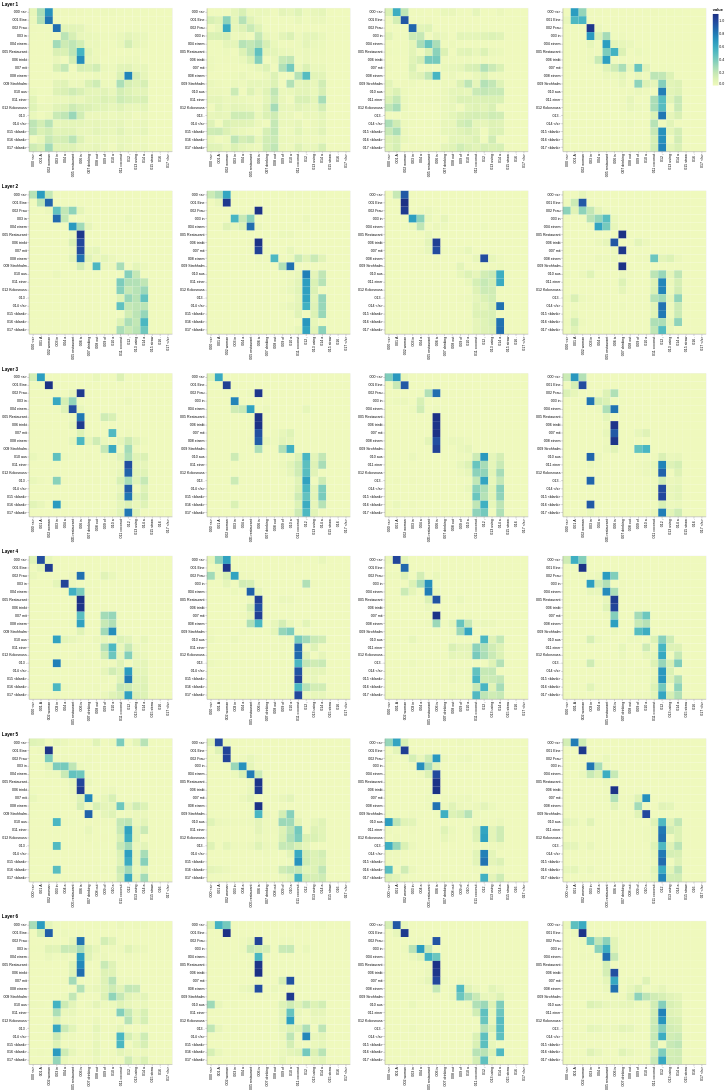

Notebook cell for this chart:
### Markdown cell above
## Decoder Src Attention

### Code cell
def viz_decoder_src():
    model, example_data = run_model_example(n_examples=1)
    example = example_data[len(example_data) - 1]

    layer_viz = [
        visualize_layer(
            model,
            layer,
            get_decoder_src,
            max(len(example[1]), len(example[2])),
            example[1],
            example[2],
        )
        for layer in range(6)
    ]
    return alt.hconcat(
        layer_viz[0]
        & layer_viz[1]
        & layer_viz[2]
        & layer_viz[3]
        & layer_viz[4]
        & layer_viz[5]
    )


show_example(viz_decoder_src)

### Figure 1 — Vega-Lite specification as saved in the notebook (floating-point values rounded to 4 significant figures; data arrays with more than 128 entries replaced by an {"elided": "..."} marker saying what was removed)
{"config": {"view": {"continuousWidth": 400, "continuousHeight": 300}}, "hconcat": [{"vconcat": [{"hconcat": [{"data": {"name": "data-10d4de95d46f086bcefb3055e4435b7f"}, "mark": "rect", "encoding": {"color": {"field": "value", "type": "quantitative"}, "tooltip": [{"field": "row", "type": "quantitative"}, {"field": "column", "type": "quantitative"}, {"field": "value", "type": "quantitative"}, {"field": "row_token", "type": "nominal"}, {"field": "col_token", "type": "nominal"}], "x": {"axis": {"title": ""}, "field": "col_token", "type": "nominal"}, "y": {"axis": {"title": ""}, "field": "row_token", "type": "nominal"}}, "height": 400, "selection": {"selector101": {"type": "interval", "bind": "scales", "encodings": ["x", "y"]}}, "width": 400}, {"data": {"name": "data-945d94dfea3c80e6c2d8ca0579f8081f"}, "mark": "rect", "encoding": {"color": {"field": "value", "type": "quantitative"}, "tooltip": [{"field": "row", "type": "quantitative"}, {"field": "column", "type": "quantitative"}, {"field": "value", "type": "quantitative"}, {"field": "row_token", "type": "nominal"}, {"field": "col_token", "type": "nominal"}], "x": {"axis": {"title": ""}, "field": "col_token", "type": "nominal"}, "y": {"axis": {"title": ""}, "field": "row_token", "type": "nominal"}}, "height": 400, "selection": {"selector103": {"type": "interval", "bind": "scales", "encodings": ["x", "y"]}}, "width": 400}, {"data": {"name": "data-9c5c7a0df0ad51aeffd470bde9c7c192"}, "mark": "rect", "encoding": {"color": {"field": "value", "type": "quantitative"}, "tooltip": [{"field": "row", "type": "quantitative"}, {"field": "column", "type": "quantitative"}, {"field": "value", "type": "quantitative"}, {"field": "row_token", "type": "nominal"}, {"field": "col_token", "type": "nominal"}], "x": {"axis": {"title": ""}, "field": "col_token", "type": "nominal"}, "y": {"axis": {"title": ""}, "field": "row_token", "type": "nominal"}}, "height": 400, "selection": {"selector105": {"type": "interval", "bind": "scales", "encodings": ["x", "y"]}}, "width": 400}, {"data": {"name": "data-ed26e3b9ca5c927c2df91c266d5cde79"}, "mark": "rect", "encoding": {"color": {"field": "value", "type": "quantitative"}, "tooltip": [{"field": "row", "type": "quantitative"}, {"field": "column", "type": "quantitative"}, {"field": "value", "type": "quantitative"}, {"field": "row_token", "type": "nominal"}, {"field": "col_token", "type": "nominal"}], "x": {"axis": {"title": ""}, "field": "col_token", "type": "nominal"}, "y": {"axis": {"title": ""}, "field": "row_token", "type": "nominal"}}, "height": 400, "selection": {"selector107": {"type": "interval", "bind": "scales", "encodings": ["x", "y"]}}, "width": 400}]}, {"vconcat": [{"hconcat": [{"data": {"name": "data-1d83477d24d34662d298bcf9d4012460"}, "mark": "rect", "encoding": {"color": {"field": "value", "type": "quantitative"}, "tooltip": [{"field": "row", "type": "quantitative"}, {"field": "column", "type": "quantitative"}, {"field": "value", "type": "quantitative"}, {"field": "row_token", "type": "nominal"}, {"field": "col_token", "type": "nominal"}], "x": {"axis": {"title": ""}, "field": "col_token", "type": "nominal"}, "y": {"axis": {"title": ""}, "field": "row_token", "type": "nominal"}}, "height": 400, "selection": {"selector109": {"type": "interval", "bind": "scales", "encodings": ["x", "y"]}}, "width": 400}, {"data": {"name": "data-17f4429d42e80816cc3d40a0b73e70d0"}, "mark": "rect", "encoding": {"color": {"field": "value", "type": "quantitative"}, "tooltip": [{"field": "row", "type": "quantitative"}, {"field": "column", "type": "quantitative"}, {"field": "value", "type": "quantitative"}, {"field": "row_token", "type": "nominal"}, {"field": "col_token", "type": "nominal"}], "x": {"axis": {"title": ""}, "field": "col_token", "type": "nominal"}, "y": {"axis": {"title": ""}, "field": "row_token", "type": "nominal"}}, "height": 400, "selection": {"selector111": {"type": "interval", "bind": "scales", "encodings": ["x", "y"]}}, "width": 400}, {"data": {"name": "data-609035ef73ff250a079fef49550327d5"}, "mark": "rect", "encoding": {"color": {"field": "value", "type": "quantitative"}, "tooltip": [{"field": "row", "type": "quantitative"}, {"field": "column", "type": "quantitative"}, {"field": "value", "type": "quantitative"}, {"field": "row_token", "type": "nominal"}, {"field": "col_token", "type": "nominal"}], "x": {"axis": {"title": ""}, "field": "col_token", "type": "nominal"}, "y": {"axis": {"title": ""}, "field": "row_token", "type": "nominal"}}, "height": 400, "selection": {"selector113": {"type": "interval", "bind": "scales", "encodings": ["x", "y"]}}, "width": 400}, {"data": {"name": "data-61a8e4d1e0eaedc4bad565844acd970d"}, "mark": "rect", "encoding": {"color": {"field": "value", "type": "quantitative"}, "tooltip": [{"field": "row", "type": "quantitative"}, {"field": "column", "type": "quantitative"}, {"field": "value", "type": "quantitative"}, {"field": "row_token", "type": "nominal"}, {"field": "col_token", "type": "nominal"}], "x": {"axis": {"title": ""}, "field": "col_token", "type": "nominal"}, "y": {"axis": {"title": ""}, "field": "row_token", "type": "nominal"}}, "height": 400, "selection": {"selector115": {"type": "interval", "bind": "scales", "encodings": ["x", "y"]}}, "width": 400}]}], "title": "Layer 2"}, {"vconcat": [{"hconcat": [{"data": {"name": "data-b6fbda214f423d876e6fa61b88b931d1"}, "mark": "rect", "encoding": {"color": {"field": "value", "type": "quantitative"}, "tooltip": [{"field": "row", "type": "quantitative"}, {"field": "column", "type": "quantitative"}, {"field": "value", "type": "quantitative"}, {"field": "row_token", "type": "nominal"}, {"field": "col_token", "type": "nominal"}], "x": {"axis": {"title": ""}, "field": "col_token", "type": "nominal"}, "y": {"axis": {"title": ""}, "field": "row_token", "type": "nominal"}}, "height": 400, "selection": {"selector117": {"type": "interval", "bind": "scales", "encodings": ["x", "y"]}}, "width": 400}, {"data": {"name": "data-2c4c2bb74958c3e97f4e90851f6ce1e0"}, "mark": "rect", "encoding": {"color": {"field": "value", "type": "quantitative"}, "tooltip": [{"field": "row", "type": "quantitative"}, {"field": "column", "type": "quantitative"}, {"field": "value", "type": "quantitative"}, {"field": "row_token", "type": "nominal"}, {"field": "col_token", "type": "nominal"}], "x": {"axis": {"title": ""}, "field": "col_token", "type": "nominal"}, "y": {"axis": {"title": ""}, "field": "row_token", "type": "nominal"}}, "height": 400, "selection": {"selector119": {"type": "interval", "bind": "scales", "encodings": ["x", "y"]}}, "width": 400}, {"data": {"name": "data-508befdb406e59761a83ef9a21988c31"}, "mark": "rect", "encoding": {"color": {"field": "value", "type": "quantitative"}, "tooltip": [{"field": "row", "type": "quantitative"}, {"field": "column", "type": "quantitative"}, {"field": "value", "type": "quantitative"}, {"field": "row_token", "type": "nominal"}, {"field": "col_token", "type": "nominal"}], "x": {"axis": {"title": ""}, "field": "col_token", "type": "nominal"}, "y": {"axis": {"title": ""}, "field": "row_token", "type": "nominal"}}, "height": 400, "selection": {"selector121": {"type": "interval", "bind": "scales", "encodings": ["x", "y"]}}, "width": 400}, {"data": {"name": "data-3492110d713d0ee886898b20f2f79f36"}, "mark": "rect", "encoding": {"color": {"field": "value", "type": "quantitative"}, "tooltip": [{"field": "row", "type": "quantitative"}, {"field": "column", "type": "quantitative"}, {"field": "value", "type": "quantitative"}, {"field": "row_token", "type": "nominal"}, {"field": "col_token", "type": "nominal"}], "x": {"axis": {"title": ""}, "field": "col_token", "type": "nominal"}, "y": {"axis": {"title": ""}, "field": "row_token", "type": "nominal"}}, "height": 400, "selection": {"selector123": {"type": "interval", "bind": "scales", "encodings": ["x", "y"]}}, "width": 400}]}], "title": "Layer 3"}, {"vconcat": [{"hconcat": [{"data": {"name": "data-3205c176967b05032858a82dc5d6eb7f"}, "mark": "rect", "encoding": {"color": {"field": "value", "type": "quantitative"}, "tooltip": [{"field": "row", "type": "quantitative"}, {"field": "column", "type": "quantitative"}, {"field": "value", "type": "quantitative"}, {"field": "row_token", "type": "nominal"}, {"field": "col_token", "type": "nominal"}], "x": {"axis": {"title": ""}, "field": "col_token", "type": "nominal"}, "y": {"axis": {"title": ""}, "field": "row_token", "type": "nominal"}}, "height": 400, "selection": {"selector125": {"type": "interval", "bind": "scales", "encodings": ["x", "y"]}}, "width": 400}, {"data": {"name": "data-1bf790f918300446a336391ddd6da3b9"}, "mark": "rect", "encoding": {"color": {"field": "value", "type": "quantitative"}, "tooltip": [{"field": "row", "type": "quantitative"}, {"field": "column", "type": "quantitative"}, {"field": "value", "type": "quantitative"}, {"field": "row_token", "type": "nominal"}, {"field": "col_token", "type": "nominal"}], "x": {"axis": {"title": ""}, "field": "col_token", "type": "nominal"}, "y": {"axis": {"title": ""}, "field": "row_token", "type": "nominal"}}, "height": 400, "selection": {"selector127": {"type": "interval", "bind": "scales", "encodings": ["x", "y"]}}, "width": 400}, {"data": {"name": "data-801d2a7269dc9ff04794c3ad123f2912"}, "mark": "rect", "encoding": {"color": {"field": "value", "type": "quantitative"}, "tooltip": [{"field": "row", "type": "quantitative"}, {"field": "column", "type": "quantitative"}, {"field": "value", "type": "quantitative"}, {"field": "row_token", "type": "nominal"}, {"field": "col_token", "type": "nominal"}], "x": {"axis": {"title": ""}, "field": "col_token", "type": "nominal"}, "y": {"axis": {"title": ""}, "field": "row_token", "type": "nominal"}}, "height": 400, "selection": {"selector129": {"type": "interval", "bind": "scales", "encodings": ["x", "y"]}}, "width": 400}, {"data": {"name": "data-232f3c04af93f74491fe2c771bb54d86"}, "mark": "rect", "encoding": {"color": {"field": "value", "type": "quantitative"}, "tooltip": [{"field": "row", "type": "quantitative"}, {"field": "column", "type": "quantitative"}, {"field": "value", "type": "quantitative"}, {"field": "row_token", "type": "nominal"}, {"field": "col_token", "type": "nominal"}], "x": {"axis": {"title": ""}, "field": "col_token", "type": "nominal"}, "y": {"axis": {"title": ""}, "field": "row_token", "type": "nominal"}}, "height": 400, "selection": {"selector131": {"type": "interval", "bind": "scales", "encodings": ["x", "y"]}}, "width": 400}]}], "title": "Layer 4"}, {"vconcat": [{"hconcat": [{"data": {"name": "data-815910e6e154e8acab9b17507bc6efdb"}, "mark": "rect", "encoding": {"color": {"field": "value", "type": "quantitative"}, "tooltip": [{"field": "row", "type": "quantitative"}, {"field": "column", "type": "quantitative"}, {"field": "value", "type": "quantitative"}, {"field": "row_token", "type": "nominal"}, {"field": "col_token", "type": "nominal"}], "x": {"axis": {"title": ""}, "field": "col_token", "type": "nominal"}, "y": {"axis": {"title": ""}, "field": "row_token", "type": "nominal"}}, "height": 400, "selection": {"selector133": {"type": "interval", "bind": "scales", "encodings": ["x", "y"]}}, "width": 400}, {"data": {"name": "data-f015cab3138b838624eaf69002111b67"}, "mark": "rect", "encoding": {"color": {"field": "value", "type": "quantitative"}, "tooltip": [{"field": "row", "type": "quantitative"}, {"field": "column", "type": "quantitative"}, {"field": "value", "type": "quantitative"}, {"field": "row_token", "type": "nominal"}, {"field": "col_token", "type": "nominal"}], "x": {"axis": {"title": ""}, "field": "col_token", "type": "nominal"}, "y": {"axis": {"title": ""}, "field": "row_token", "type": "nominal"}}, "height": 400, "selection": {"selector135": {"type": "interval", "bind": "scales", "encodings": ["x", "y"]}}, "width": 400}, {"data": {"name": "data-273057a45e5628455c86ac8c930adfc9"}, "mark": "rect", "encoding": {"color": {"field": "value", "type": "quantitative"}, "tooltip": [{"field": "row", "type": "quantitative"}, {"field": "column", "type": "quantitative"}, {"field": "value", "type": "quantitative"}, {"field": "row_token", "type": "nominal"}, {"field": "col_token", "type": "nominal"}], "x": {"axis": {"title": ""}, "field": "col_token", "type": "nominal"}, "y": {"axis": {"title": ""}, "field": "row_token", "type": "nominal"}}, "height": 400, "selection": {"selector137": {"type": "interval", "bind": "scales", "encodings": ["x", "y"]}}, "width": 400}, {"data": {"name": "data-0616e1dbddd97ecebac70dda8a98e2ba"}, "mark": "rect", "encoding": {"color": {"field": "value", "type": "quantitative"}, "tooltip": [{"field": "row", "type": "quantitative"}, {"field": "column", "type": "quantitative"}, {"field": "value", "type": "quantitative"}, {"field": "row_token", "type": "nominal"}, {"field": "col_token", "type": "nominal"}], "x": {"axis": {"title": ""}, "field": "col_token", "type": "nominal"}, "y": {"axis": {"title": ""}, "field": "row_token", "type": "nominal"}}, "height": 400, "selection": {"selector139": {"type": "interval", "bind": "scales", "encodings": ["x", "y"]}}, "width": 400}]}], "title": "Layer 5"}, {"vconcat": [{"hconcat": [{"data": {"name": "data-6eb2c7118a268f14393fc99988d3fc1f"}, "mark": "rect", "encoding": {"color": {"field": "value", "type": "quantitative"}, "tooltip": [{"field": "row", "type": "quantitative"}, {"field": "column", "type": "quantitative"}, {"field": "value", "type": "quantitative"}, {"field": "row_token", "type": "nominal"}, {"field": "col_token", "type": "nominal"}], "x": {"axis": {"title": ""}, "field": "col_token", "type": "nominal"}, "y": {"axis": {"title": ""}, "field": "row_token", "type": "nominal"}}, "height": 400, "selection": {"selector141": {"type": "interval", "bind": "scales", "encodings": ["x", "y"]}}, "width": 400}, {"data": {"name": "data-00d81f6f6274373d3f469937049a6503"}, "mark": "rect", "encoding": {"color": {"field": "value", "type": "quantitative"}, "tooltip": [{"field": "row", "type": "quantitative"}, {"field": "column", "type": "quantitative"}, {"field": "value", "type": "quantitative"}, {"field": "row_token", "type": "nominal"}, {"field": "col_token", "type": "nominal"}], "x": {"axis": {"title": ""}, "field": "col_token", "type": "nominal"}, "y": {"axis": {"title": ""}, "field": "row_token", "type": "nominal"}}, "height": 400, "selection": {"selector143": {"type": "interval", "bind": "scales", "encodings": ["x", "y"]}}, "width": 400}, {"data": {"name": "data-4bdfda4b4e73ea020162d99ad475a36c"}, "mark": "rect", "encoding": {"color": {"field": "value", "type": "quantitative"}, "tooltip": [{"field": "row", "type": "quantitative"}, {"field": "column", "type": "quantitative"}, {"field": "value", "type": "quantitative"}, {"field": "row_token", "type": "nominal"}, {"field": "col_token", "type": "nominal"}], "x": {"axis": {"title": ""}, "field": "col_token", "type": "nominal"}, "y": {"axis": {"title": ""}, "field": "row_token", "type": "nominal"}}, "height": 400, "selection": {"selector145": {"type": "interval", "bind": "scales", "encodings": ["x", "y"]}}, "width": 400}, {"data": {"name": "data-14d4ddd6c2bdb49666e9b67891ba3c51"}, "mark": "rect", "encoding": {"color": {"field": "value", "type": "quantitative"}, "tooltip": [{"field": "row", "type": "quantitative"}, {"field": "column", "type": "quantitative"}, {"field": "value", "type": "quantitative"}, {"field": "row_token", "type": "nominal"}, {"field": "col_token", "type": "nominal"}], "x": {"axis": {"title": ""}, "field": "col_token", "type": "nominal"}, "y": {"axis": {"title": ""}, "field": "row_token", "type": "nominal"}}, "height": 400, "selection": {"selector147": {"type": "interval", "bind": "scales", "encodings": ["x", "y"]}}, "width": 400}]}], "title": "Layer 6"}], "title": "Layer 1"}], "$schema": "https://vega.github.io/schema/vega-lite/v4.17.0.json", "datasets": {"data-10d4de95d46f086bcefb3055e4435b7f": {"elided": "324 records"}, "data-945d94dfea3c80e6c2d8ca0579f8081f": {"elided": "324 records"}, "data-9c5c7a0df0ad51aeffd470bde9c7c192": {"elided": "324 records"}, "data-ed26e3b9ca5c927c2df91c266d5cde79": {"elided": "324 records"}, "data-1d83477d24d34662d298bcf9d4012460": {"elided": "324 records"}, "data-17f4429d42e80816cc3d40a0b73e70d0": {"elided": "324 records"}, "data-609035ef73ff250a079fef49550327d5": {"elided": "324 records"}, "data-61a8e4d1e0eaedc4bad565844acd970d": {"elided": "324 records"}, "data-b6fbda214f423d876e6fa61b88b931d1": {"elided": "324 records"}, "data-2c4c2bb74958c3e97f4e90851f6ce1e0": {"elided": "324 records"}, "data-508befdb406e59761a83ef9a21988c31": {"elided": "324 records"}, "data-3492110d713d0ee886898b20f2f79f36": {"elided": "324 records"}, "data-3205c176967b05032858a82dc5d6eb7f": {"elided": "324 records"}, "data-1bf790f918300446a336391ddd6da3b9": {"elided": "324 records"}, "data-801d2a7269dc9ff04794c3ad123f2912": {"elided": "324 records"}, "data-232f3c04af93f74491fe2c771bb54d86": {"elided": "324 records"}, "data-815910e6e154e8acab9b17507bc6efdb": {"elided": "324 records"}, "data-f015cab3138b838624eaf69002111b67": {"elided": "324 records"}, "data-273057a45e5628455c86ac8c930adfc9": {"elided": "324 records"}, "data-0616e1dbddd97ecebac70dda8a98e2ba": {"elided": "324 records"}, "data-6eb2c7118a268f14393fc99988d3fc1f": {"elided": "324 records"}, "data-00d81f6f6274373d3f469937049a6503": {"elided": "324 records"}, "data-4bdfda4b4e73ea020162d99ad475a36c": {"elided": "324 records"}, "data-14d4ddd6c2bdb49666e9b67891ba3c51": {"elided": "324 records"}}}
